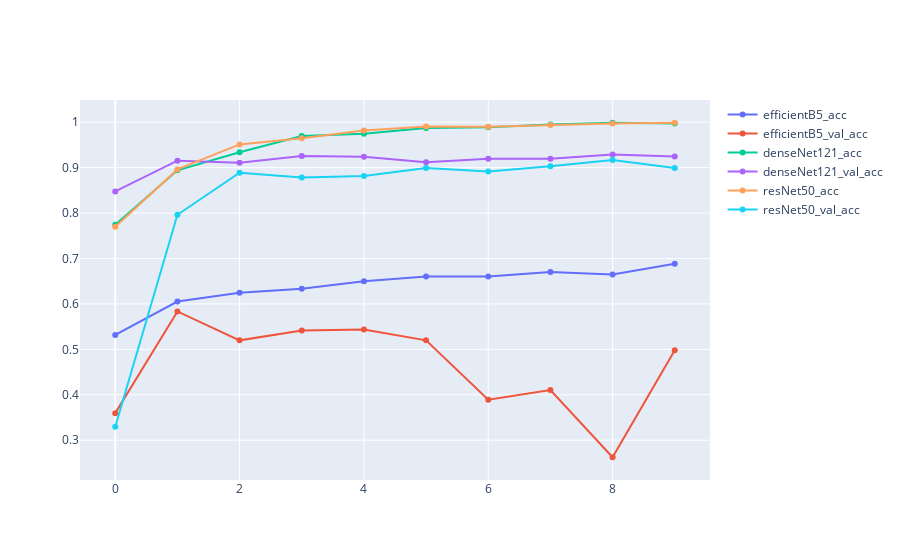
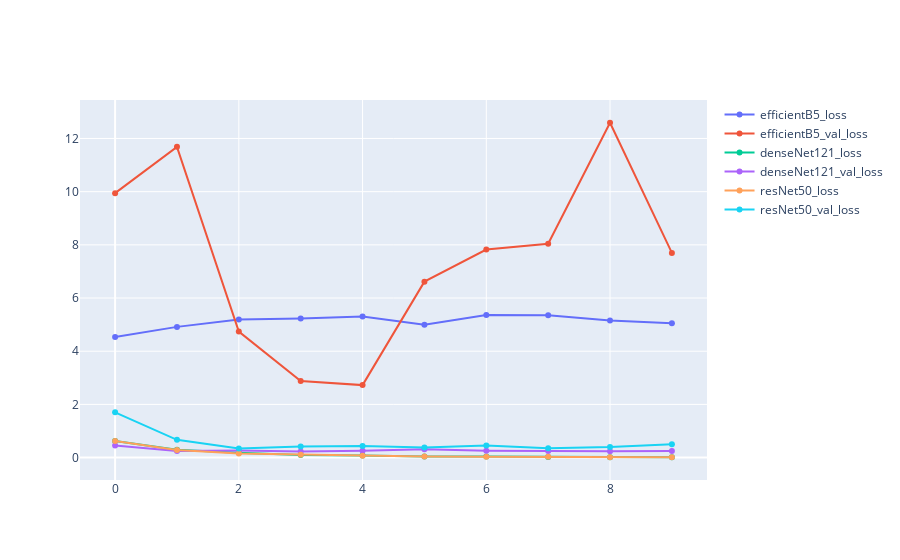

The notebook cell these images were saved under, in order:
### Code cell
fig = go.Figure()
fig2 = go.Figure()
fig,fig2 = showlossAndaccu(fig,fig2,history_tl,"efficientB5")
fig,fig2 = showlossAndaccu(fig,fig2,history_dense,"denseNet121")
fig,fig2 = showlossAndaccu(fig,fig2,history_res,"resNet50")
fig.show()
fig2.show()

### Figure 1 — Plotly figure (JSON) as saved in the notebook; plotly's stock layout.template omitted (floating-point values rounded to 4 significant figures)
{"data": [{"mode": "lines+markers", "name": "efficientB5_acc", "type": "scatter", "x": [0, 1, 2, 3, 4, 5, 6, 7, 8, 9], "y": [0.5317, 0.6051, 0.6244, 0.6336, 0.6501, 0.6601, 0.6601, 0.6701, 0.6649, 0.6882]}, {"mode": "lines+markers", "name": "efficientB5_val_acc", "type": "scatter", "x": [0, 1, 2, 3, 4, 5, 6, 7, 8, 9], "y": [0.3596, 0.5835, 0.5198, 0.5413, 0.5439, 0.5198, 0.389, 0.4105, 0.2625, 0.4983]}, {"mode": "lines+markers", "name": "denseNet121_acc", "type": "scatter", "x": [0, 1, 2, 3, 4, 5, 6, 7, 8, 9], "y": [0.7741, 0.8941, 0.9338, 0.9695, 0.9747, 0.9872, 0.9892, 0.9952, 0.9988, 0.9972]}, {"mode": "lines+markers", "name": "denseNet121_val_acc", "type": "scatter", "x": [0, 1, 2, 3, 4, 5, 6, 7, 8, 9], "y": [0.8476, 0.9152, 0.911, 0.9255, 0.9238, 0.9118, 0.9195, 0.9195, 0.9289, 0.9247]}, {"mode": "lines+markers", "name": "resNet50_acc", "type": "scatter", "x": [0, 1, 2, 3, 4, 5, 6, 7, 8, 9], "y": [0.7697, 0.8961, 0.951, 0.9647, 0.9819, 0.9904, 0.99, 0.994, 0.9972, 0.9988]}, {"mode": "lines+markers", "name": "resNet50_val_acc", "type": "scatter", "x": [0, 1, 2, 3, 4, 5, 6, 7, 8, 9], "y": [0.3296, 0.7962, 0.8887, 0.8784, 0.8818, 0.899, 0.8913, 0.9033, 0.917, 0.899]}], "layout": {}}

### Figure 2 — Plotly figure (JSON) as saved in the notebook; plotly's stock layout.template omitted (floating-point values rounded to 4 significant figures)
{"data": [{"mode": "lines+markers", "name": "efficientB5_loss", "type": "scatter", "x": [0, 1, 2, 3, 4, 5, 6, 7, 8, 9], "y": [4.539, 4.915, 5.196, 5.231, 5.308, 5.0, 5.36, 5.354, 5.155, 5.053]}, {"mode": "lines+markers", "name": "efficientB5_val_loss", "type": "scatter", "x": [0, 1, 2, 3, 4, 5, 6, 7, 8, 9], "y": [9.943, 11.69, 4.739, 2.879, 2.725, 6.617, 7.823, 8.039, 12.59, 7.698]}, {"mode": "lines+markers", "name": "denseNet121_loss", "type": "scatter", "x": [0, 1, 2, 3, 4, 5, 6, 7, 8, 9], "y": [0.6259, 0.2984, 0.1824, 0.09585, 0.07418, 0.04102, 0.03998, 0.0225, 0.01604, 0.01486]}, {"mode": "lines+markers", "name": "denseNet121_val_loss", "type": "scatter", "x": [0, 1, 2, 3, 4, 5, 6, 7, 8, 9], "y": [0.4586, 0.2437, 0.2615, 0.2281, 0.2562, 0.3168, 0.258, 0.2452, 0.2419, 0.25]}, {"mode": "lines+markers", "name": "resNet50_loss", "type": "scatter", "x": [0, 1, 2, 3, 4, 5, 6, 7, 8, 9], "y": [0.6267, 0.2834, 0.1508, 0.1076, 0.06555, 0.04135, 0.03294, 0.02626, 0.01667, 0.01214]}, {"mode": "lines+markers", "name": "resNet50_val_loss", "type": "scatter", "x": [0, 1, 2, 3, 4, 5, 6, 7, 8, 9], "y": [1.7, 0.6668, 0.3447, 0.4196, 0.4394, 0.381, 0.4525, 0.3474, 0.394, 0.4998]}], "layout": {}}
